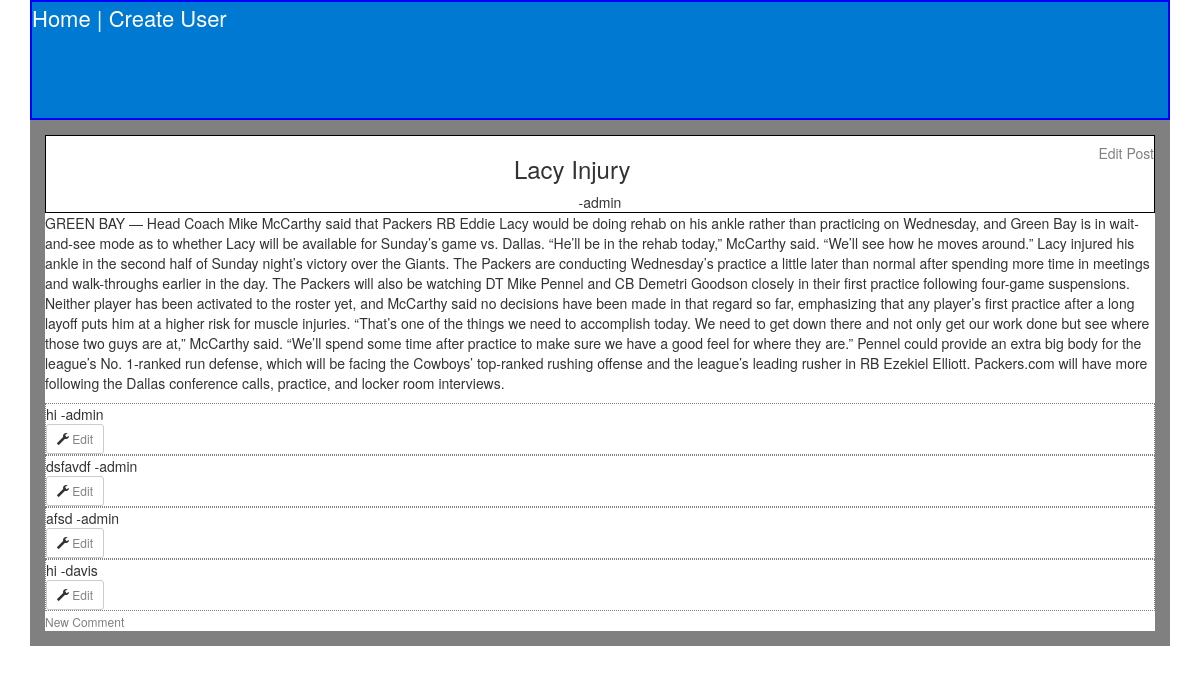
Page /posts/2/ on the committed database.
### app/models.py (models this page shows, shortened)
class Post(models.Model):
    title = models.CharField(max_length = 40)
    description =  models.CharField(max_length = 255)
    body = models.TextField()
    url = models.URLField(max_length = 250, null=True, blank=True)
    creation_time = models.DateTimeField(auto_now_add=True)
    modification_time = models.DateTimeField(auto_now=True)
    subreddit = models.ForeignKey(Subreddit)
    user = models.ForeignKey(User)
    @property
    def is_hot(self):
        first = self.creation_time
        second = (timezone.now() - timedelta(hours=3))
        com = Comment.objects.filter(post=self).filter(created_time__gt = (datetime.now() - timedelta(hours=3)))
        if com.count() > 3:
            return True
        else:
            return False
    def __str__(self):
        return self.title

class Comment(models.Model):
    text = models.TextField()
    user = models.ForeignKey(User)
    post = models.ForeignKey(Post)
    created_time = models.DateTimeField(auto_now_add=True)
    modified_time = models.DateTimeField(auto_now=True)

### app/views.py (the view)
# urls.py: url(r'^posts/(?P<pk>\d+)/$', CommentListView.as_view(), name="comment_list_view"),
class CommentListView(ListView):
    model = Comment
    def get_context_data(self):
        context = super().get_context_data()
        context["post"] = Post.objects.get(id=self.kwargs['pk'])
        return context
    def get_queryset(self):
        return Comment.objects.filter(post = self.kwargs['pk'])

### templates/app/comment_list.html (shortened to what this page needs)
{% extends 'base.html'%}
{% block content%}
<div class="title">
<h5><a href="{% url 'post_update_view' post.id %}">Edit Post</a></h5>
<h3>{{post}}</h3>  -{{ post.user }}</div>
<div class="post">
{{post.body}}</div>
<div class="comment_section">
{% for com in object_list%}
<div class="comment">
  {{com.text}} -{{com.user}} <br>
<button type="button" class="btn btn-default btn-sm">
  <span class="glyphicon glyphicon-wrench" aria-hidden="true"></span> <a href="{% url 'comment_update_view' com.id%}">Edit</a>
</button>
</div>
{% endfor %}
<a href="{% url 'comment_create_view' post.id %}">New Comment</a>
</div>
{% endblock %}

### app/static/css/theme.css (style rules this page uses)
.container a:link { color: grey; font-size: 20px; }
.title { text-align: center; border: solid 1px black; }
.title a:link { float: right ; font-size: 14px; }
.comment_section a:link { font-size: 12px; }
.comment { border: dotted 1px grey; }

### rows in the picture
Post: title "Lacy Injury", user "admin", body "GREEN BAY — Head Coach Mike McCarthy said that Packers RB Eddie Lacy would be doing rehab on his ankle rather than practicing on Wednesday, and Green Bay is in wait-and-see mode as to whether Lacy will be available for Sunday’s game vs. Dallas. “He’ll be in the rehab today,” McCarthy said. “We’ll see how he moves around.” Lacy injured his ankle in the second half of Sunday night’s victory over the Giants. The Packers are conducting Wednesday’s practice a little later than normal after spending more time in meetings and walk-throughs earlier in the day. The Packers will also be watching DT Mike Pennel and CB Demetri Goodson closely in their first practice following four-game suspensions.…"
Comment: text "hi", user "admin"
Comment: text "dsfavdf", user "admin"
Comment: text "afsd", user "admin"
Comment: text "hi", user "davis"
